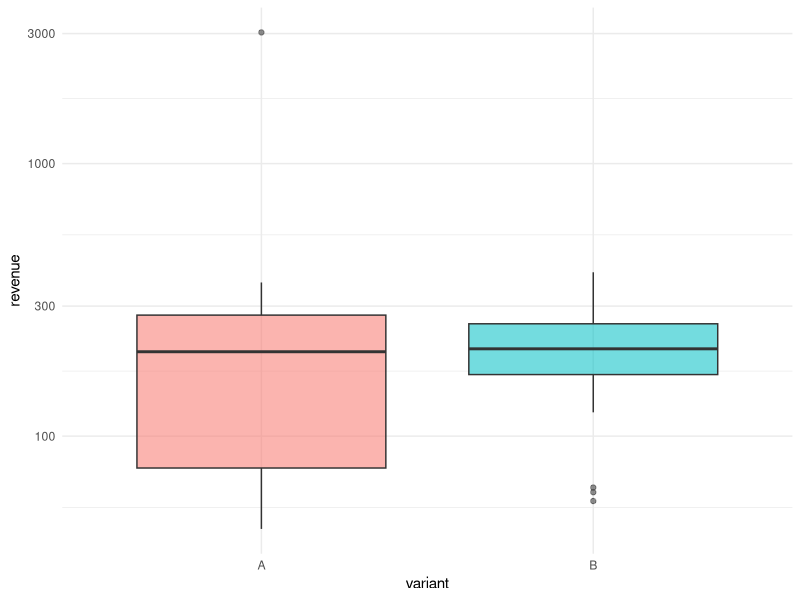

This chart was generated by the following R code: (Note: this script raises an error after producing the figure.)
library(tidyverse)
library(scales)


results <- read.csv("Website Results.csv")


#  Exploratory Visualizations
revenue_plot <- results %>% 
  filter(revenue < 2e+14) %>% 
  ggplot(aes(variant, revenue, fill = variant, alpha = 0.07)) +
  geom_boxplot(show.legend = F) +
  scale_y_log10() +
  theme_minimal() 

revenue_plot

# Summary Statistics


results_clean <- results %>% 
  filter(revenue < 2e+14) %>% 
  mutate(binary = case_when(converted == T ~ 1,
                            TRUE ~ 0),
         bounce = case_when(length_of_stay > 0 ~ 0,
                            TRUE ~ 1)) 


# Removed an outlier from variant B that seemed quite to high in the data set. 
# Possible bug?
performance_metrics <- results_clean %>% 
  group_by(variant) %>% 
  summarise(visits = n(),
            conversion = sum(binary),
            conversion_rate = conversion/visits,
            revenue_sum = sum(revenue),
            rev_per_conversion = (revenue_sum/conversion),
            revenue_sum = revenue_sum,
            avg_length_visit = mean(length_of_stay),
            bounce_rate = (sum(bounce)/n()) * 100)
            
performance_metrics

# Test Statistics
test_stats <- performance_metrics %>%
  pivot_wider(variant, 
              names_from = 'variant',
              values_from = c(conversion, visits, conversion_rate)) %>% 
  mutate(sample_proportion = (conversion_A + conversion_B)/(visits_A + visits_B),
         SE_pool = sqrt(sample_proportion * (1 - sample_proportion) * ((1 / visits_A) +  
                                                   (1 / visits_B))),
         MOE = SE_pool * qnorm(0.975),
         d_hat = conversion_rate_B - conversion_rate_A,
         z_score = d_hat / SE_pool,
         p_value = pnorm(q = -z_score,  
                         mean = 0,  
                         sd = 1) * 2,
         conf_int_high = d_hat + MOE,
         conf_int_low = d_hat - MOE) %>% 
  select(7:14) %>% 
  pivot_longer(1:8, values_to = "Value", names_to = "Metric")

test_stats

confidence_interval_A <- performance_metrics %>%
  pivot_wider(variant, 
              names_from = 'variant',
              values_from = c(visits, conversion, conversion_rate)) %>% 
  mutate(se_hat_A =  sqrt(conversion_rate_A * (1 - conversion_rate_A) / visits_A),
         low_ci_A = conversion_rate_A - qnorm(0.975) * se_hat_A,
         high_ci_A = conversion_rate_A + qnorm(0.975) * se_hat_A) %>% 
  select(contains("_A")) %>% 
  pivot_longer(1:6, values_to = "Value", names_to = "Metric")


confidence_interval_B <- performance_metrics %>%
  pivot_wider(variant, 
              names_from = 'variant',
              values_from = c(visits, conversion, conversion_rate)) %>% 
  mutate(se_hat_B =  sqrt(conversion_rate_B * (1 - conversion_rate_B) / visits_B),
         low_ci_B = conversion_rate_B - qnorm(0.975) * se_hat_B,
         high_ci_B = conversion_rate_B + qnorm(0.975) * se_hat_B) %>% 
  select(contains("_B")) %>% 
  pivot_longer(1:6, values_to = "Value", names_to = "Metric")


Variant_comparison_table <- confidence_interval_B %>% 
  bind_rows(confidence_interval_A) %>% 
  mutate(Variant = case_when(str_detect(Metric, "_A") ~ "Variant_A",
                             TRUE ~ "Variant_B")) %>% 
  mutate(Metric = str_remove(Metric, "_B"),
         Metric = str_remove(Metric, "_A")) %>% 
  pivot_wider(names_from = "Variant", values_from = "Value")
  
Variant_comparison_table
  